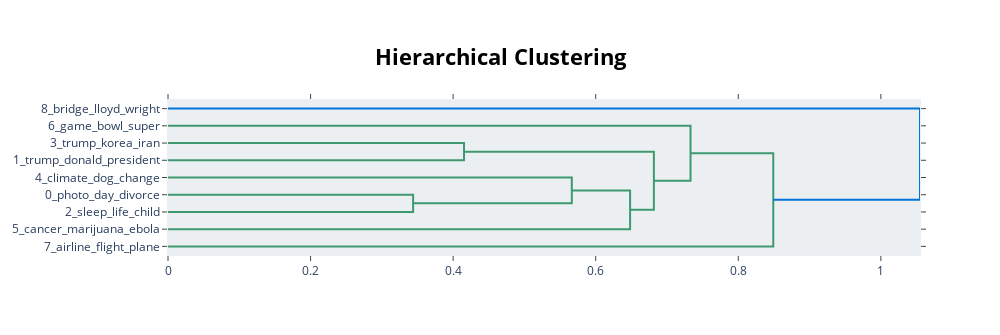

Notebook code cell kept with this figure:
### Code cell
bertopic_model.visualize_hierarchy()

### Figure 1 — Plotly figure (JSON) as saved in the notebook; plotly's stock layout.template omitted (floating-point values rounded to 4 significant figures)
{"data": [{"hoverinfo": "text", "marker": {"color": "rgb(61,153,112)"}, "mode": "lines", "type": "scatter", "x": [0.0, 0.4153, 0.4153, 0.0], "xaxis": "x", "y": [-25.0, -25.0, -35.0, -35.0], "yaxis": "y"}, {"hoverinfo": "text", "marker": {"color": "rgb(61,153,112)"}, "mode": "lines", "type": "scatter", "x": [0.0, 0.3438, 0.3438, 0.0], "xaxis": "x", "y": [-55.0, -55.0, -65.0, -65.0], "yaxis": "y"}, {"hoverinfo": "text", "marker": {"color": "rgb(61,153,112)"}, "mode": "lines", "type": "scatter", "x": [0.0, 0.5665, 0.5665, 0.3438], "xaxis": "x", "y": [-45.0, -45.0, -60.0, -60.0], "yaxis": "y"}, {"hoverinfo": "text", "marker": {"color": "rgb(61,153,112)"}, "mode": "lines", "type": "scatter", "x": [0.5665, 0.6482, 0.6482, 0.0], "xaxis": "x", "y": [-52.5, -52.5, -75.0, -75.0], "yaxis": "y"}, {"hoverinfo": "text", "marker": {"color": "rgb(61,153,112)"}, "mode": "lines", "type": "scatter", "x": [0.4153, 0.6816, 0.6816, 0.6482], "xaxis": "x", "y": [-30.0, -30.0, -63.75, -63.75], "yaxis": "y"}, {"hoverinfo": "text", "marker": {"color": "rgb(61,153,112)"}, "mode": "lines", "type": "scatter", "x": [0.0, 0.733, 0.733, 0.6816], "xaxis": "x", "y": [-15.0, -15.0, -46.88, -46.88], "yaxis": "y"}, {"hoverinfo": "text", "marker": {"color": "rgb(61,153,112)"}, "mode": "lines", "type": "scatter", "x": [0.733, 0.8491, 0.8491, 0.0], "xaxis": "x", "y": [-30.94, -30.94, -85.0, -85.0], "yaxis": "y"}, {"hoverinfo": "text", "marker": {"color": "rgb(0,116,217)"}, "mode": "lines", "type": "scatter", "x": [0.0, 1.055, 1.055, 0.8491], "xaxis": "x", "y": [-5.0, -5.0, -57.97, -57.97], "yaxis": "y"}], "layout": {"autosize": false, "height": 335, "hoverlabel": {"bgcolor": "white", "font": {"family": "Rockwell", "size": 16}}, "hovermode": "closest", "plot_bgcolor": "#ECEFF1", "showlegend": false, "title": {"font": {"color": "Black", "size": 22}, "text": "<b>Hierarchical Clustering</b>", "x": 0.5, "xanchor": "center", "yanchor": "top"}, "width": 1000, "xaxis": {"mirror": "allticks", "rangemode": "tozero", "showgrid": false, "showline": true, "showticklabels": true, "ticks": "outside", "type": "linear", "zeroline": false}, "yaxis": {"mirror": "allticks", "range": [-90, 0], "rangemode": "tozero", "showgrid": false, "showline": true, "showticklabels": true, "tickmode": "array", "ticks": "outside", "ticktext": ["8_bridge_lloyd_wright", "6_game_bowl_super", "3_trump_korea_iran", "1_trump_donald_president", "4_climate_dog_change", "0_photo_day_divorce", "2_sleep_life_child", "5_cancer_marijuana_ebola", "7_airline_flight_plane"], "tickvals": [-5, -15, -25, -35, -45, -55, -65, -75, -85], "type": "linear", "zeroline": false}}}
